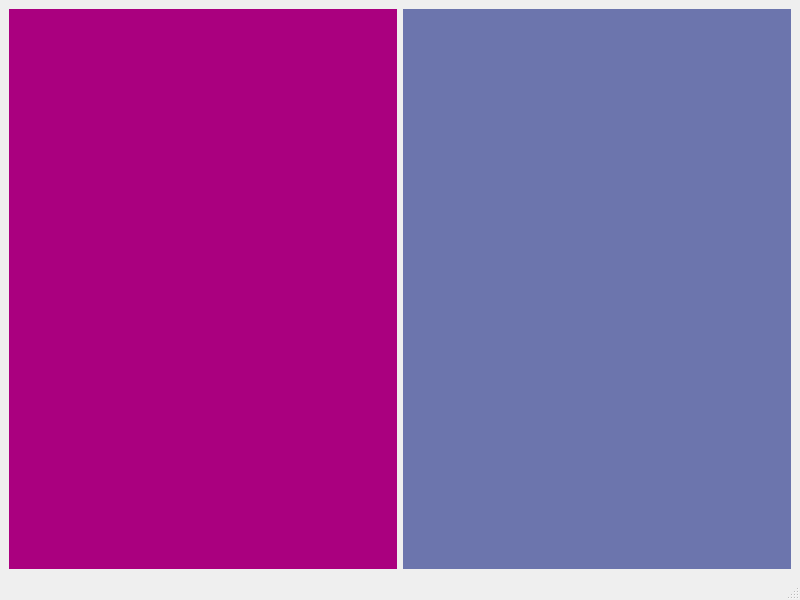
<?xml version="1.0" encoding="UTF-8"?>
<ui version="4.0">
 <class>MainWindow</class>
 <widget class="QMainWindow" name="MainWindow">
  <property name="geometry">
   <rect>
    <x>0</x>
    <y>0</y>
    <width>800</width>
    <height>600</height>
   </rect>
  </property>
  <property name="windowTitle">
   <string>MainWindow</string>
  </property>
  <widget class="QWidget" name="centralwidget">
   <layout class="QHBoxLayout" name="horizontalLayout">
    <item>
     <widget class="QWidget" name="container2" native="true">
      <property name="styleSheet">
       <string notr="true">background-color: rgb(170, 0, 127);</string>
      </property>
     </widget>
    </item>
    <item>
     <widget class="QWidget" name="container" native="true">
      <property name="styleSheet">
       <string notr="true">background-color: rgb(108, 117, 173);</string>
      </property>
     </widget>
    </item>
   </layout>
  </widget>
  <widget class="QStatusBar" name="statusbar"/>
 </widget>
 <resources/>
 <connections/>
</ui>
